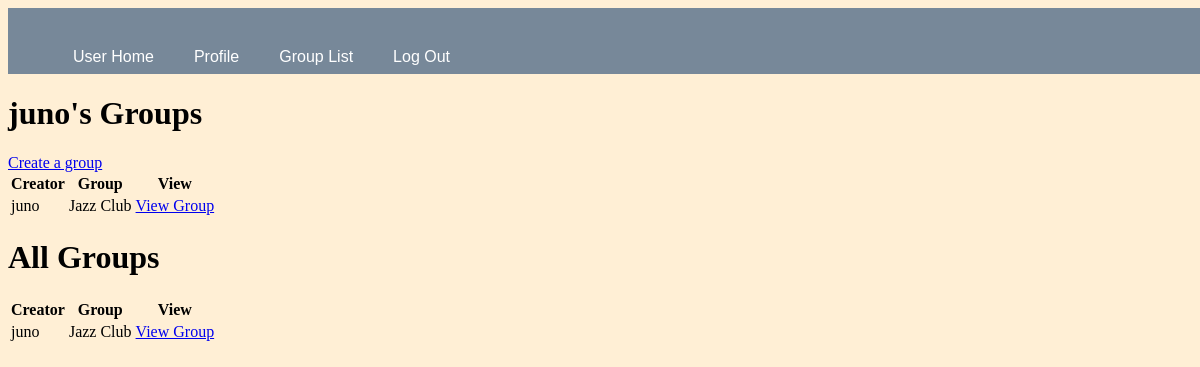
The page /user/juno/groups (signed in) on the database as committed earlier.
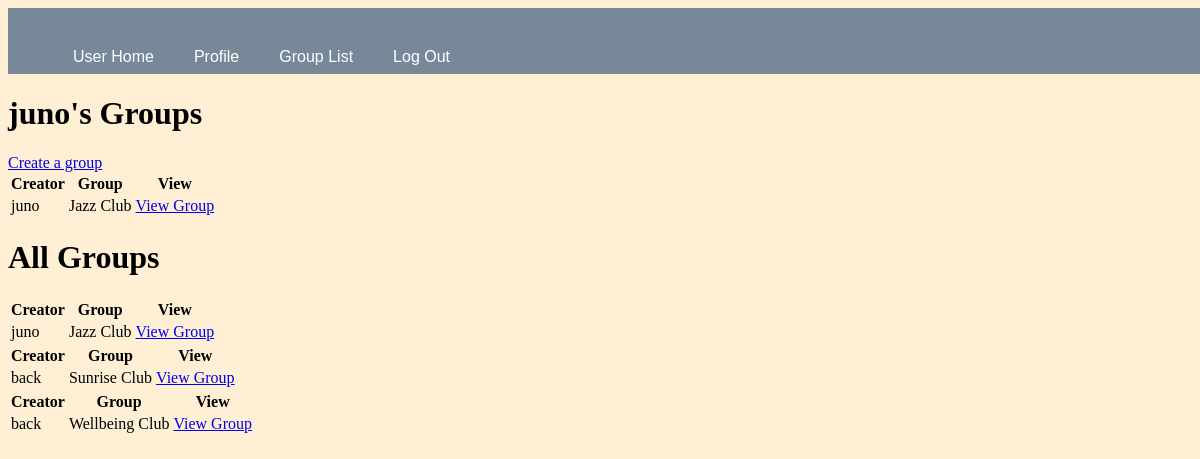
The same page on the database as committed later.
### app.py (models this page shows, shortened)
class User(UserMixin, db.Model):
    __tablename__ = "user"
    id = db.Column(db.Integer, primary_key = True)
    username = db.Column(db.String(15), nullable= False, unique=True)
    email = db.Column(db.String(50), nullable= False, unique=True)
    password_hash = db.Column(db.String(80), nullable= False)
    joined_date = db.Column(db.DateTime, default= datetime.datetime.utcnow)
    location = db.Column(db.String(50), nullable= False)
    bio= db.Column(db.String(500), nullable=True)
    posts = db.relationship('Post', backref='author', lazy='dynamic')
    groups= db.relationship('Group', backref='creator', lazy='dynamic')
    events= db.relationship('Event',backref= 'host', lazy= 'dynamic')
    attending= db.relationship('Attendees',backref='participant', lazy='dynamic')

class Group(db.Model):
    __tablename__ = "group"
    id= db.Column(db.Integer, primary_key=True)
    groupName= db.Column(db.String(150), unique=True)
    timestamp = db.Column(db.DateTime, index=True, default=datetime.datetime.utcnow())
    user_id = db.Column(db.Integer, db.ForeignKey('user.id'))
    events= db.relationship('Event',backref= 'group', lazy= 'dynamic')

### app.py (the view)
@app.route("/user/")
@app.route("/user/<username>/groups", methods=['GET', 'POST'] )
@login_required
def groups(username):
    groups= current_user.groups
    allGroups= Group.query.all()
    return render_template("groups.html", username=username, allGroups= allGroups, groups= groups)

### app.py (called while the page is built)
@login_manager.user_loader
def load_user(user_id):
    return User.query.get(int(user_id))

### templates/groups.html (shortened to what this page needs)
{% extends "layout.html" %}
{% block nav %}
    <nav id="nav">
        <ul>
            <li><a href="{{ url_for('user_home', username= current_user.username) }}">User Home</a></li>
            <li><a href="{{ url_for('profile', username= current_user.username) }}">Profile</a></li>
            <li><a href="{{ url_for('groups', username= current_user.username) }}">Group List</a></li>
            <li><a href="{{ url_for('logout') }}">Log Out</a></li>
        </ul>
    </nav>
{% endblock %}
{% block content %}
        {%  if current_user.is_authenticated %}
            <h1>{{current_user.username}}'s Groups</h1>
            <a href="{{ url_for('createGroup', username= current_user.username) }}">Create a group</a>
            {% if groups %}
                {% for group in groups %}
                <div>
                    {% include '_group.html' %}
                </div>
                {% endfor %}
            {% else %}
                <p>Not enrolled in any groups</p>
            {% endif %}
            <h1>All Groups</h1>
            {% for group in allGroups %}
                <div>
                    {% include '_group.html' %}
                </div>
            {% endfor %}
            {% else %}
                <p class="message">Provide the name after /user/ in the URL</p>
            {% endif %}
{% endblock %}

### templates/layout.html (shortened to what this page needs)
<!DOCTYPE html>
<html>
    <head>
        <link href="/static/site.css" rel="stylesheet" type="text/css" />
    </head>
    <body>
        <div class= "menu">
        {% block nav %}{% endblock %}
        </div>
        {% block content %}{% endblock %}
    </body>
</html>

### templates/_group.html
<table>
    <thead>
        <tr>
            <th>Creator</th>
            <th>Group</th>
            <th>View</th>
        </tr>
    </thead>
    <tbody>
        <tr>
            <td>{{ group.creator.username }}</td>
            <td>{{ group.groupName }}</td>
            <td><a href="{{ url_for('viewGroup', username= group.creator.username, groupName= group.groupName) }}">View Group</a></td>
        </tr>
    </tbody>
</table>

### static/site.css (style rules this page uses)
body { background: papayawhip; background-image: url('https://source.unsplash.com/1600x900/?landscape'); }
#nav { background-color: lightslategray; font-size: 1em; font-family: 'Trebuchet MS', 'Lucida Sans Unicode', 'Lucida Grande', 'Lucida Sans', Arial, sans-serif; color: white; padding: 8px 5px 8px 5px; }
#nav a { text-decoration: none; color: inherit; }
.menu { margin: 0; padding: 0; }
.menu nav { width: 100%; height: 50px; background-color: wheat; }
.menu ul li { list-style: none; display: inline-block; float: left; line-height: 50px; }
.menu ul li a { display: block; text-decoration: none; font-size: 16px; font-family: Arial, Helvetica, sans-serif; color: darkolivegreen; padding: 0 20px; }

Rows that differ between the two databases and show on the page:
added Group: creator.username "back", groupName "Sunrise Club", shown under "All Groups"
added Group: creator.username "back", groupName "Wellbeing Club", shown under "All Groups"
